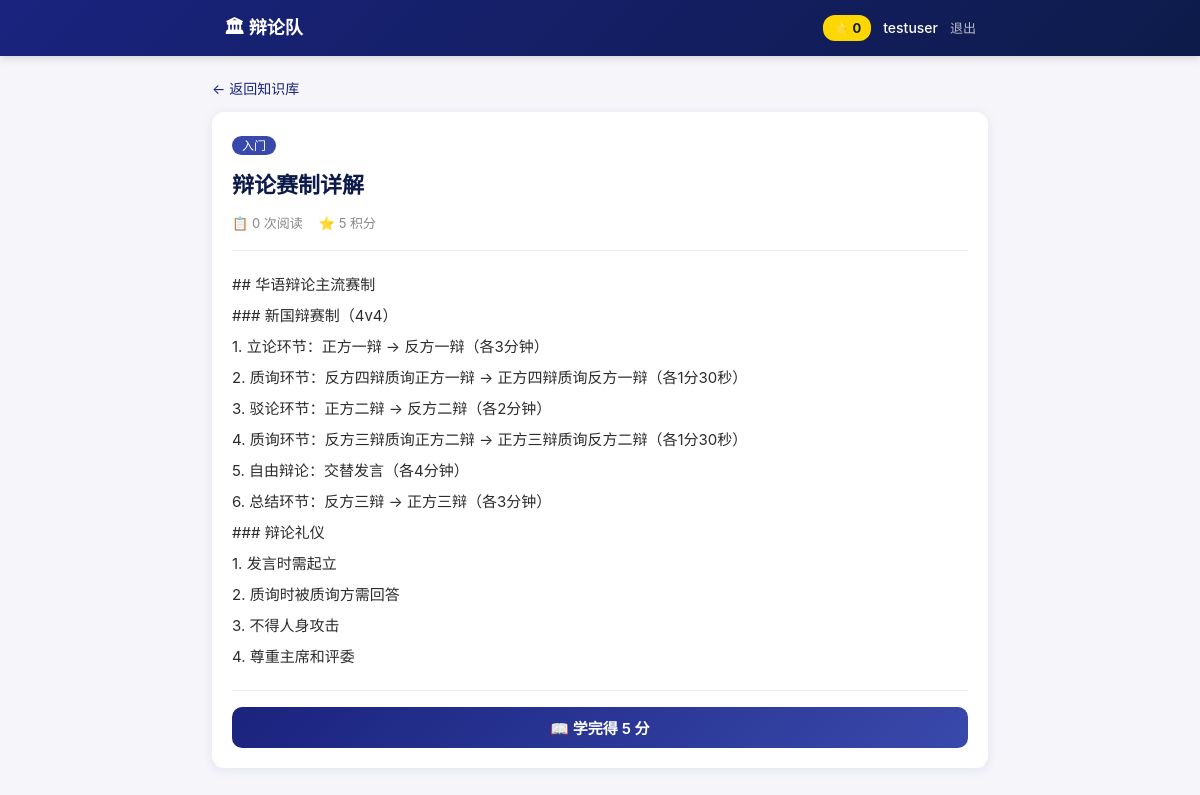
The app's page /knowledge/3 (signed in) with its own data.
### models.py (models this page shows, shortened)
class User(UserMixin, db.Model):
    __tablename__ = 'user'
    id = db.Column(db.Integer, primary_key=True)
    username = db.Column(db.String(40), unique=True, nullable=False, index=True)
    password_hash = db.Column(db.String(200), nullable=False)
    display_name = db.Column(db.String(40), nullable=False)
    avatar = db.Column(db.String(200), default='default.svg')
    phone = db.Column(db.String(20))
    role = db.Column(db.String(20), default='member')
    total_points = db.Column(db.Integer, default=0)
    joined_at = db.Column(db.DateTime, default=datetime.utcnow)
    posts = db.relationship('Post', backref='author', lazy='dynamic',
                             cascade='all, delete-orphan')
    checkins = db.relationship('CheckIn', backref='user', lazy='dynamic',
                                cascade='all, delete-orphan')
    learning_records = db.relationship('LearningRecord', backref='user', lazy='dynamic',
                                        cascade='all, delete-orphan')
    points_logs = db.relationship('PointsLog', backref='user', lazy='dynamic',
                                   cascade='all, delete-orphan')

class KnowledgeArticle(db.Model):
    __tablename__ = 'knowledge_article'
    id = db.Column(db.Integer, primary_key=True)
    title = db.Column(db.String(200), nullable=False)
    category = db.Column(db.String(50), nullable=False, index=True)
    content = db.Column(db.Text, nullable=False)
    summary = db.Column(db.String(300))
    cover = db.Column(db.String(200))
    points = db.Column(db.Integer, default=5)
    read_count = db.Column(db.Integer, default=0)
    created_by = db.Column(db.Integer, db.ForeignKey('user.id'))
    created_at = db.Column(db.DateTime, default=datetime.utcnow)
    learning_records = db.relationship('LearningRecord', backref='article', lazy='dynamic',
                                        cascade='all, delete-orphan')

### app.py (the view)
@app.route('/knowledge/<int:article_id>')
@login_required
def knowledge_detail(article_id):
    article = KnowledgeArticle.query.get_or_404(article_id)
    learned = LearningRecord.query.filter_by(
        user_id=current_user.id, article_id=article_id).first()
    return render_template('knowledge_detail.html',
                           article=article, learned=learned)

### app.py (called while the page is built)
@login_manager.user_loader
def load_user(user_id):
    return User.query.get(int(user_id))

@app.context_processor
def inject_now():
    return {'now': datetime.utcnow()}

### templates/knowledge_detail.html (shortened to what this page needs)
{% extends "layout.html" %}
{% block content %}
<div class="article-detail-page">
    <a href="{{ url_for('knowledge') }}" class="back-link">&larr; 返回知识库</a>
    <div class="article-detail-card">
        <div class="article-detail-header">
            <span class="article-category">{{ article.category }}</span>
            <h1>{{ article.title }}</h1>
            <div class="article-detail-meta">
                <span>&#x1f4cb; {{ article.read_count }} 次阅读</span>
                <span>&#x2b50; {{ article.points }} 积分</span>
            </div>
        </div>
        <div class="article-detail-body markdown-body">
            {{ article.content | replace('\n', '<br>') | safe }}
        </div>
        <div class="article-detail-footer">
            {% if learned %}
            <div class="learned-badge">&#x2705; 已学习 &#x2b50;+{{ article.points }}</div>
            {% else %}
            <button class="btn btn-primary btn-full" onclick="learnArticle({{ article.id }})">
                &#x1f4d6; 学完得 {{ article.points }} 分
            </button>
            {% endif %}
        </div>
    </div>
</div>
{% endblock %}

### templates/layout.html (shortened to what this page needs)
<!DOCTYPE html>
<html lang="zh-CN">
<head>
    <link rel="stylesheet" href="{{ url_for('static', filename='css/style.css') }}">
</head>
<body>
    <header class="top-bar">
        <div class="top-inner">
            <a href="{{ url_for('feed') }}" class="logo">&#x1f3db; 辩论队</a>
            {% if current_user.is_authenticated %}
            <div class="top-right">
                <span class="points-badge">&#x2b50; {{ current_user.total_points }}</span>
                <a href="{{ url_for('profile', username=current_user.username) }}" class="user-link">
                    {{ current_user.display_name }}
                </a>
                <a href="{{ url_for('logout') }}" class="logout-link">退出</a>
            </div>
            {% endif %}
        </div>
    </header>
    <main class="main-content">
        {% block content %}{% endblock %}
    </main>
</body>
</html>

### static/css/style.css (style rules this page uses)
* { margin: 0; padding: 0; box-sizing: border-box; }
:root { --primary: #1a237e; --primary-light: #3949ab; --primary-dark: #0d1b4a; --accent: #FFD700; --accent-light: #FFF3B0; --bg: #f5f5fa; --card: #ffffff; --text: #2c2c2c; --text-light: #888; --border: #e8e8f0; --success: #4CAF50; --danger: #f44336; --warning: #ff9800; --info: #2196F3; --shadow: 0 2px 12px rgba(26, 35, 126, 0.08); --radius: 12px; --nav-height: 64px; --top-height: 56px; }
body { font-family: -apple-system, "PingFang SC", "Microsoft YaHei", sans-serif; background: var(--bg); color: var(--text); line-height: 1.6; padding-top: var(--top-height); padding-bottom: calc(var(--nav-height) + 12px); min-height: 100vh; }
a { color: var(--primary); text-decoration: none; }
.top-bar { position: fixed; top: 0; left: 0; right: 0; height: var(--top-height); background: linear-gradient(135deg, var(--primary), var(--primary-dark)); color: #fff; z-index: 100; box-shadow: 0 2px 8px rgba(0,0,0,0.15); }
.top-inner { max-width: 800px; margin: 0 auto; height: 100%; display: flex; align-items: center; justify-content: space-between; padding: 0 16px; }
.logo { font-size: 18px; font-weight: 700; color: #fff; }
.top-right { display: flex; align-items: center; gap: 12px; font-size: 14px; }
.points-badge { background: var(--accent); color: var(--primary-dark); padding: 3px 10px; border-radius: 12px; font-weight: 700; font-size: 13px; }
.user-link { color: #fff; font-weight: 500; }
.logout-link { color: rgba(255,255,255,0.7); font-size: 13px; }
.main-content { max-width: 800px; margin: 0 auto; padding: 12px 12px 0; }
.btn { display: inline-flex; align-items: center; justify-content: center; gap: 6px; padding: 10px 20px; border: none; border-radius: 10px; font-size: 15px; font-weight: 600; cursor: pointer; transition: transform 0.15s, box-shadow 0.15s; font-family: inherit; }
.btn-primary { background: linear-gradient(135deg, var(--primary), var(--primary-light)); color: #fff; }
.btn-full { width: 100%; }
.article-category { background: var(--primary-light); color: #fff; padding: 2px 10px; border-radius: 10px; font-size: 12px; }
.article-detail-page { padding-bottom: 20px; }
.back-link { display: inline-block; margin-bottom: 12px; font-size: 14px; color: var(--primary); }
.article-detail-card { background: var(--card); border-radius: var(--radius); padding: 20px; box-shadow: var(--shadow); }
.article-detail-header { margin-bottom: 20px; padding-bottom: 16px; border-bottom: 1px solid var(--border); }
.article-detail-header h1 { font-size: 22px; margin: 10px 0; color: var(--primary-dark); }
.article-detail-meta { display: flex; gap: 16px; font-size: 13px; color: var(--text-light); }
.article-detail-body { font-size: 15px; line-height: 1.8; margin-bottom: 20px; }
.article-detail-footer { padding-top: 16px; border-top: 1px solid var(--border); }
@media (min-width: 800px) { body { padding-bottom: 0; } }
@media (min-width: 800px) { .main-content { padding-top: 20px; } }
@media (min-width: 800px) { .top-inner { padding: 0 24px; } }

### records on screen
User: total_points "0", display_name "testuser"
KnowledgeArticle: category "入门", title "辩论赛制详解", read_count "0", points "5", content "## 华语辩论主流赛制 ### 新国辩赛制（4v4） 1. 立论环节：正方一辩 → 反方一辩（各3分钟） 2. 质询环节：反方四辩质询正方一辩 → 正方四辩质询反方一辩（各1分30秒） 3. 驳论环节：正方二辩 → 反方二辩（各2分钟） 4. 质询环节：反方三辩质询正方二辩 → 正方三辩质询反方二辩（各1分30秒） 5. 自由辩论：交替发言（各4分钟） 6. 总结环节：反方三辩 → 正方三辩（各3分钟） ### 辩论礼仪 1. 发言时需起立 2. 质询时被质询方需回答 3. 不得人身攻击 4. 尊重主席和评委"
